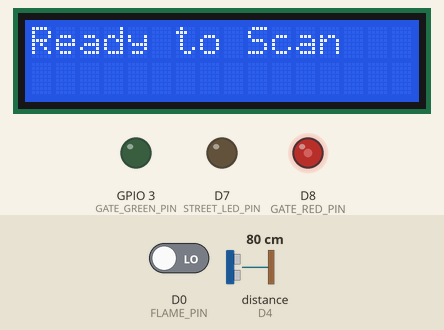
This program was run on a simulated ESP8266 (NodeMCU). On the bench: 16×2 character LCD, output pins drawn as LEDs (lit = HIGH). Wiring (inferred from the names in the program): ultrasonic range finder: trigger D6; echo D4. Inputs (shaded band) come from the test bench; at power-on: D0 (FLAME_PIN) LOW, distance to the obstacle (sensor on D4) 80 cm. The echo pulse lasts 58.3 µs per cm; WiFi joins after 1.5 s; servers stay silent unless stated; uploads are accepted with an empty reply; pins used as bus, display or sensor lines are not drawn.

Above: at 2.8 s.
2.9 s: D0 (FLAME_PIN) driven HIGH
At 4.0 s:
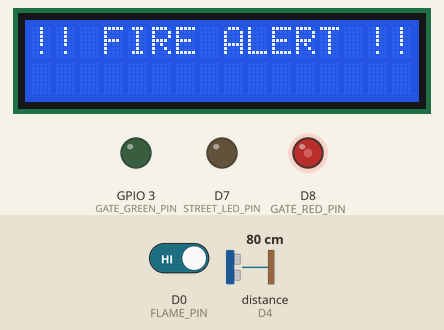
4.4 s: D0 (FLAME_PIN) driven LOW
At 5.1 s:
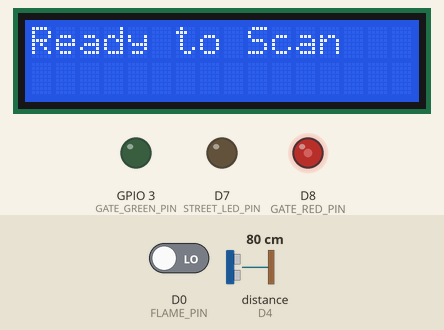
Timing chart, 0 to 7.4 s (numbered marks = the images above; inputs shaded):
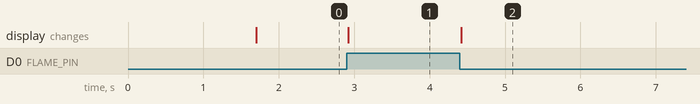

Measured:
- after the input at 2.9 s, the display: changes at once (image 1)
- after the input at 4.4 s, the display: changes at once (image 2)

The program:

main.cpp
```cpp
#include <Arduino.h>
#include <ESP8266WiFi.h>
#include <ESP8266HTTPClient.h>
#include <WiFiClientSecure.h>
#include <ArduinoJson.h>
#include <Wire.h>
#include <LiquidCrystal_I2C.h>

// --- الأرجل (Pins) ---
#define FLAME_PIN 16      // D0 (نار)
#define LIGHT_IR_PIN D5   // حساس حركة
#define STREET_LED_PIN D7  // ليدات الطريق

// الباب يستعمل RGB دركا
#define GATE_RED_PIN D8    // أحمر
#define GATE_GREEN_PIN 3   // أخضر (RX)

// الباركينغ في الأرجل الجديدة
#define TRIG_PIN D6
#define ECHO_PIN D4

const char* ssid = "admin";
const char* password = "Tfouh ya lklab ?!";
const char* baseUrl = "https://amazing-demographic-cardiovascular-louis.trycloudflare.com/api/iot";

LiquidCrystal_I2C lcd(0x27, 16, 2);

bool isNightMode = false;
bool alertSent = false;
String lastDoorStatus = "";
String lastParkingStatus = "";
unsigned long lastCheck = 0;
unsigned long lightOnTimer = 0;

void setup() {
  // Serial.begin ممنوع بسبب RX

  pinMode(FLAME_PIN, INPUT);
  pinMode(LIGHT_IR_PIN, INPUT);
  pinMode(STREET_LED_PIN, OUTPUT);
  pinMode(GATE_RED_PIN, OUTPUT);
  pinMode(GATE_GREEN_PIN, OUTPUT);
  pinMode(TRIG_PIN, OUTPUT);
  pinMode(ECHO_PIN, INPUT);

  // الحالة الابتدائية: الباب مغلوق (أحمر)
  analogWrite(GATE_RED_PIN, 100); // 30% حماية
  digitalWrite(GATE_GREEN_PIN, LOW);
  digitalWrite(STREET_LED_PIN, LOW);

  Wire.begin(4, 5);
  lcd.init();
  lcd.backlight();
  lcd.print("Smart Residence");

  WiFi.begin(ssid, password);
  while (WiFi.status() != WL_CONNECTED) { delay(200); }
  lcd.clear(); lcd.print("Ready to Scan");
}

void loop() {
  unsigned long now = millis();

  // 1. نظام الحريق (D0) - النسخة الأصلية
  if (digitalRead(FLAME_PIN) == HIGH) {
    if (!alertSent) {
      lcd.clear(); lcd.setCursor(0, 0); lcd.print("!! FIRE ALERT !!");
      if (WiFi.status() == WL_CONNECTED) {
        WiFiClientSecure client; client.setInsecure();
        HTTPClient http;
        http.begin(client, String(baseUrl) + "/fire-alert");
        http.addHeader("Content-Type", "application/json");
        http.POST("{\"device_id\": 1, \"category\":\"Fire\", \"urgency\":\"Critical\"}");
        http.end();
      }
      alertSent = true;
    }
  } else if (alertSent) {
    alertSent = false; lcd.clear(); lcd.print("Ready to Scan");
  }

  // 2. نظام الإضاءة (D7 + D5) - النسخة الأصلية
  if (isNightMode && digitalRead(LIGHT_IR_PIN) == LOW) {
      digitalWrite(STREET_LED_PIN, HIGH);
      lightOnTimer = now;
  } else if (now - lightOnTimer >= 5000) {
      digitalWrite(STREET_LED_PIN, LOW);
  }

  // 3. نظام الباركينغ (صامت - تحديث قاعدة البيانات فقط)
  digitalWrite(TRIG_PIN, LOW); delayMicroseconds(2);
  digitalWrite(TRIG_PIN, HIGH); delayMicroseconds(10);
  digitalWrite(TRIG_PIN, LOW);
  long duration = pulseIn(ECHO_PIN, HIGH, 25000);
  float distance = duration * 0.034 / 2;

  String currentStatus = (distance > 0.5 && distance < 12.0) ? "Occupied" : "Available";
  if (currentStatus != lastParkingStatus) {
      if (WiFi.status() == WL_CONNECTED) {
          WiFiClientSecure client; client.setInsecure();
          HTTPClient http;
          http.begin(client, String(baseUrl) + "/parking-update");
          http.addHeader("Content-Type", "application/json");
          http.POST("{\"spot_name\":\"P03\", \"status\":\"" + currentStatus + "\"}");
          http.end();
      }
      lastParkingStatus = currentStatus;
  }

  // 4. تحديث حالة الباب بـ RGB (D8, RX) - كل 3 ثواني
  if (now - lastCheck > 3000) {
    lastCheck = now;
    if (WiFi.status() == WL_CONNECTED) {
      WiFiClientSecure client; client.setInsecure();
      HTTPClient http;
      http.begin(client, String(baseUrl) + "/door-status");
      if (http.GET() > 0) {
        DynamicJsonDocument doc(256);
        deserializeJson(doc, http.getString());
        String status = doc["status"].as<String>();

        if (status != lastDoorStatus && !alertSent) {
          lastDoorStatus = status;
          lcd.clear();
          if (status == "OPEN") {
            lcd.print("ACCESS GRANTED");
            analogWrite(GATE_RED_PIN, 0);   // طفي الأحمر
            analogWrite(GATE_GREEN_PIN, 120); // شعل الأخضر
          } else {
            lcd.print("Ready to Scan");
            analogWrite(GATE_RED_PIN, 120);  // شعل الأحمر
            analogWrite(GATE_GREEN_PIN, 0);   // طفي الأخضر
          }
        }
      }
      http.end();

      // تحديث وضع الليل
      http.begin(client, String(baseUrl) + "/lighting-state");
      if (http.GET() > 0) {
        DynamicJsonDocument doc(256); deserializeJson(doc, http.getString());
        isNightMode = doc["nightMode"].as<bool>();
      }
      http.end();
    }
  }
}
```
